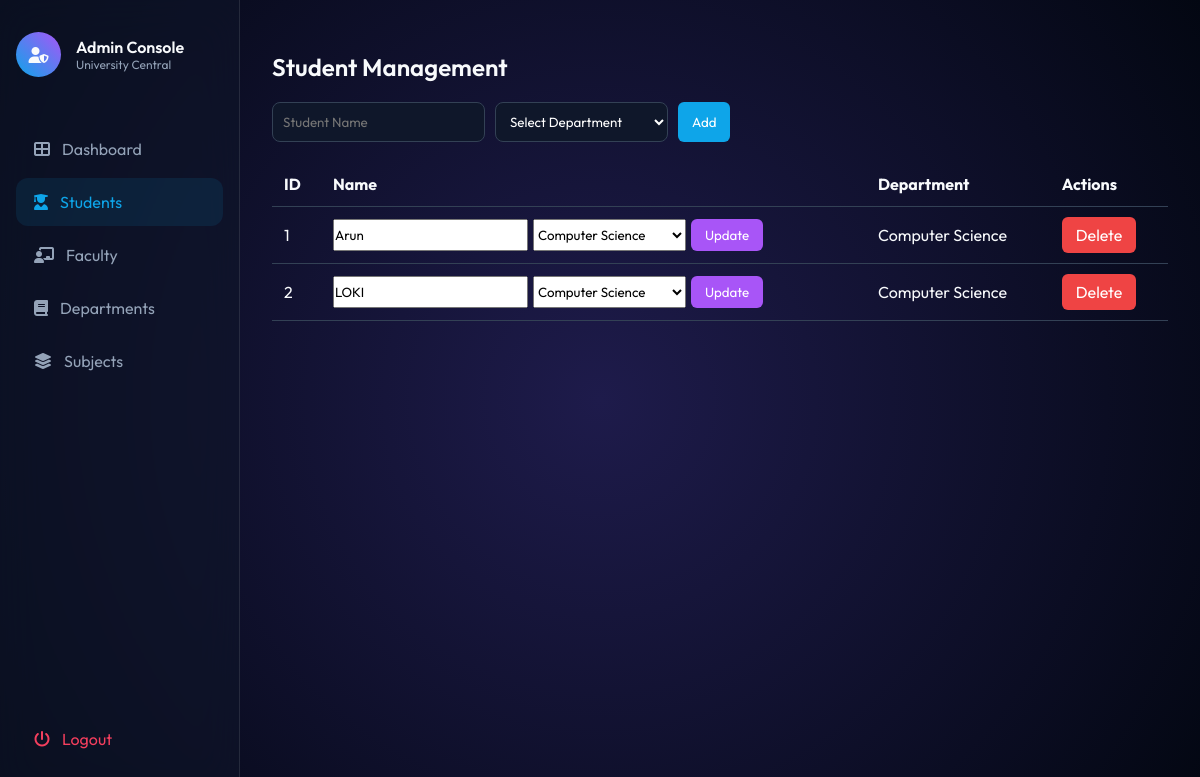
The page /homepage?page=student (signed in) on the database as committed earlier.
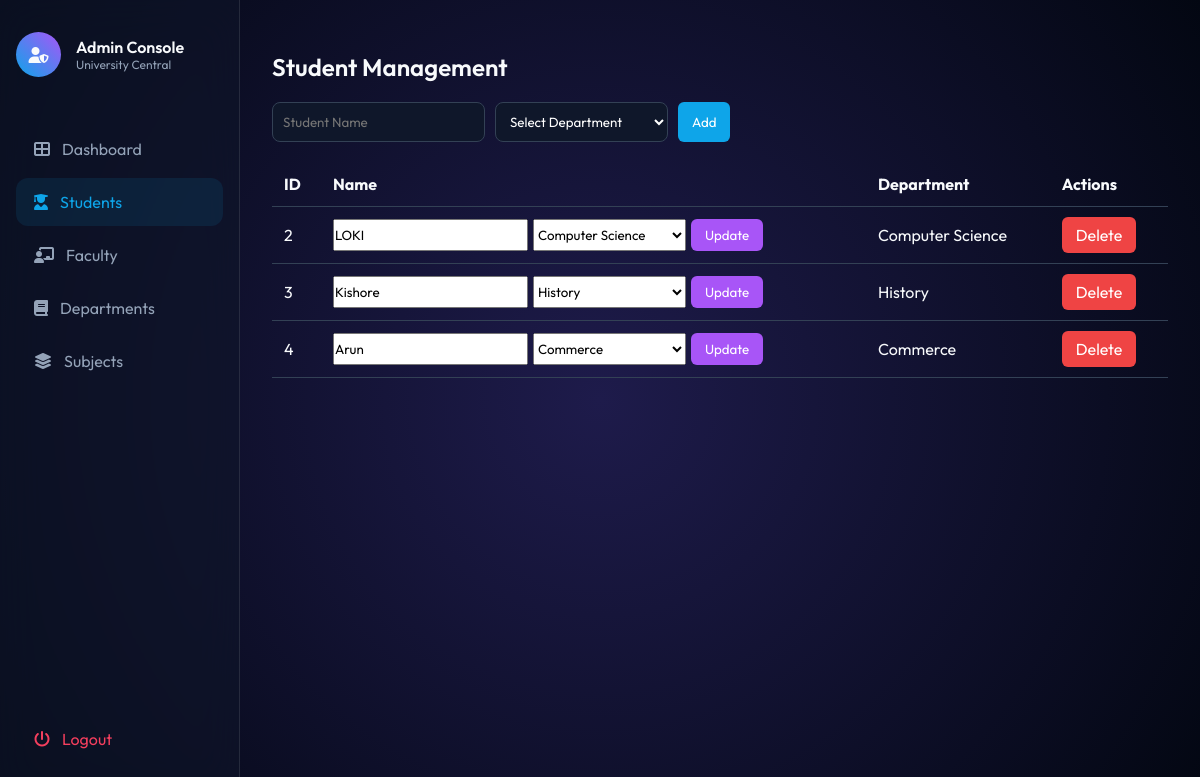
The same page on the database as committed later.
### app.py (models this page shows)
class Student(db.Model):
    student_id = db.Column(db.Integer, primary_key=True)
    name = db.Column(db.String(100))
    dept_id = db.Column(db.Integer, db.ForeignKey('department.dept_id'))

class Department(db.Model):
    dept_id = db.Column(db.Integer, primary_key=True)
    dept_name = db.Column(db.String(100), nullable=False)
    students = db.relationship("Student", backref="department", lazy=True)
    staffs = db.relationship("Staff", backref="department", lazy=True)
    subjects = db.relationship("Subject", backref="department", lazy=True)

### app.py (the view)
@app.route("/homepage")
def homepage():
    if not session.get("admin"):
        return redirect("/")
    page = request.args.get("page", "dashboard")
    departments = Department.query.all()
    students = Student.query.all()
    staffs = Staff.query.all()
    subjects = Subject.query.all()
    student_count = Student.query.count()
    staff_count = Staff.query.count()
    dept_count = Department.query.count()
    subject_count = Subject.query.count()
    return render_template(
        "index.html",
        page=page,
        departments=departments,
        students=students,
        staffs=staffs,
        subjects=subjects,
        student_count=student_count,
        staff_count=staff_count,
        dept_count=dept_count,
        subject_count=subject_count
    )

### templates/index.html (shortened to what this page needs)
<!DOCTYPE html>
<html lang="en">
<head>
    <link rel="stylesheet" href="https://cdnjs.cloudflare.com/ajax/libs/font-awesome/6.5.0/css/all.min.css">
    <link rel="stylesheet" href="{{ url_for('static', filename='index.css') }}">
</head>
<body>
    <aside>
        <div class="user-header">
            <div class="user-avatar"><i class="fas fa-user-shield"></i></div>
            <div>
                <p style="font-weight:600;">Admin Console</p>
                <p style="font-size:12px;color:#94a3b8;">University Central</p>
            </div>
        </div>
        <nav>
            <a href="/homepage" class="nav-link {% if page == 'dashboard' %}active{% endif %}">
                <i class="fas fa-th-large"></i> Dashboard
            </a>
            <a href="/homepage?page=student" class="nav-link {% if page == 'student' %}active{% endif %}">
                <i class="fas fa-user-graduate"></i> Students
            </a>
            <a href="/homepage?page=staff" class="nav-link {% if page == 'staff' %}active{% endif %}">
                <i class="fas fa-chalkboard-teacher"></i> Faculty
            </a>
            <a href="/homepage?page=department" class="nav-link {% if page == 'department' %}active{% endif %}">
                <i class="fas fa-book"></i> Departments
            </a>
            <a href="/homepage?page=subject" class="nav-link {% if page == 'subject' %}active{% endif %}">
                <i class="fas fa-layer-group"></i> Subjects
            </a>
        </nav><a href="/logout" class="nav-link logout"><i class="fas fa-power-off"></i> Logout</a>
    </aside>
    <main>
        <div class="content">
            {% if page == "student" %}
            <div class="crud-container">
                <h2 class="section-title">Student Management</h2>
                <form action="/student/add" method="POST" class="crud-form">
                    <input type="text" name="name" placeholder="Student Name" required>
                    <select name="dept_id" required>
                        <option value="">Select Department</option>
                    </select>
                    <button class="btn btn-add">Add</button>
                </form>
                <table class="crud-table">
                    <tr>
                        <th>ID</th>
                        <th>Name</th>
                        <th>Department</th>
                        <th>Actions</th>
                    </tr>
                    {% for s in students %}
                    <tr>
                        <td>{{ s.student_id }}</td>
                        <td>
                            <form action="/student/edit/{{ s.student_id }}" method="POST" class="inline-form">
                                <input type="text" name="name" value="{{ s.name }}" required>
                                <select name="dept_id">
                                    {% for dept in departments %}
                                    <option value="{{ dept.dept_id }}" {% if dept.dept_id==s.dept_id %}selected{% endif
                                        %}>
                                        {{ dept.dept_name }}
                                    </option>
                                    {% endfor %}
                                </select>
                                <button class="btn btn-edit">Update</button>
                            </form>
                        </td>
                        <td>{{ s.department.dept_name }}</td>
                        <td>
                            <a href="/student/delete/{{ s.student_id }}" class="btn btn-delete"
                                onclick="return confirm('Delete this student?')">
                                Delete
                            </a>
                        </td>
                    </tr>
                    {% endfor %}
                </table>
            </div>
            {% endif %}
        </div>
    </main>
</body>
</html>

### static/index.css (style rules this page uses)
:root { --bg: #030712; --glass: rgba(15, 23, 42, 0.6); --neon-blue: #0ea5e9; --neon-purple: #a855f7; --text: #f8fafc; --border: rgba(255, 255, 255, 0.1); }
* { margin: 0; padding: 0; box-sizing: border-box; font-family: 'Outfit', sans-serif; }
body { background: radial-gradient(circle at 50% 50%, #1e1b4b 0%, #030712 100%); color: var(--text); height: 100vh; display: flex; overflow: hidden; }
aside { width: 240px; background: var(--glass); backdrop-filter: blur(20px); border-right: 1px solid var(--border); padding: 2rem 1rem; display: flex; flex-direction: column; }
.user-header { display: flex; align-items: center; gap: 15px; margin-bottom: 3rem; }
.user-avatar { width: 45px; height: 45px; background: linear-gradient(45deg, var(--neon-blue), var(--neon-purple)); border-radius: 50%; display: grid; place-items: center; }
.nav-link { display: flex; align-items: center; gap: 12px; padding: 14px 18px; color: #94a3b8; text-decoration: none; border-radius: 12px; transition: 0.3s; margin-bottom: 5px; }
.nav-link:hover, .nav-link.active { background: rgba(14, 165, 233, 0.1); color: var(--neon-blue); }
.logout { margin-top: auto; color: #f43f5e; }
main { flex: 1; padding: 2rem; overflow-y: auto; }
.crud-container { margin-top: 20px; }
.section-title { margin-bottom: 20px; font-weight: 600; }
.crud-form { display: flex; gap: 10px; margin-bottom: 20px; flex-wrap: wrap; }
.crud-form input, .crud-form select { padding: 10px; border-radius: 8px; border: 1px solid #334155; background: #0f172a; color: white; }
.crud-table { width: 100%; border-collapse: collapse; }
.crud-table th, .crud-table td { padding: 12px; border-bottom: 1px solid #334155; text-align: left; }
.inline-form { display: flex; gap: 5px; flex-wrap: wrap; }
.btn { padding: 8px 14px; border-radius: 6px; border: none; cursor: pointer; text-decoration: none; color: white; }
.btn-add { background: #0ea5e9; }
.btn-edit { background: #a855f7; }
.btn-delete { background: #ef4444; }

Rows that differ between the two databases and show on the page:
removed Student: student_id "1", name "Arun", dept_id "Computer Science", department.dept_name "Computer Science"
added Student: student_id "3", name "Kishore", dept_id "History", department.dept_name "History"
added Student: student_id "4", name "Arun", dept_id "Commerce", department.dept_name "Commerce"
